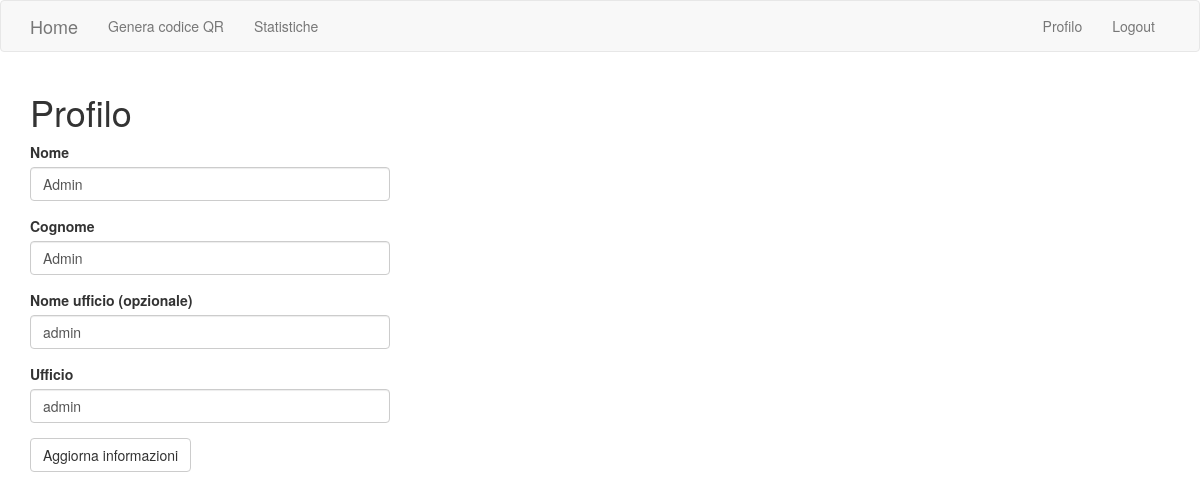
Screenshot of /user/2 (signed in) with the database file from the repository.
### app/models.py (models this page shows, shortened)
class User(UserMixin, db.Model):  # type: ignore
    id = db.Column(db.Integer, primary_key=True)
    nome = db.Column(db.String(32), index=True)
    cognome = db.Column(db.String(32), index=True)
    email = db.Column(db.String(64), index=True, unique=True)
    password = db.Column(db.String(128))
    nome_ufficio = db.Column(db.String(32), index=True)
    ufficio = db.Column(db.String(32), index=True)
    confirmed = db.Column(db.Boolean, default=False)
    superuser=db.Column(db.Boolean, default=False)

### app/user.py (the view, shortened to what this page needs)
@bp.route('/<id>', methods=('GET', 'POST'))
@login_required
def user(id):
    user = User.query.filter_by(id=id).first_or_404()
    class ModifyUserForm(FlaskForm):
        nome = StringField(current_app.config["LABELS"]["nome"],
                        default=user.nome,
                        validators=[DataRequired(message=current_app.config["LABELS"]["required"])])
        cognome = StringField(current_app.config["LABELS"]["cognome"],
                        default=user.cognome,
                        validators=[DataRequired(message=current_app.config["LABELS"]["required"])])
        nome_ufficio = StringField(current_app.config["LABELS"]["nome_ufficio_opz"],
                        default=user.nome_ufficio)
        ufficio = StringField(current_app.config["LABELS"]["ufficio"],
                        default=user.ufficio,
                        validators=[DataRequired(message=current_app.config["LABELS"]["required"])])
        submit = SubmitField(current_app.config["LABELS"]["modify"])
    form = ModifyUserForm()
    return render_template('user/user.html', form=form)

### app/user.py
    class ModifyUserForm(FlaskForm):
        nome = StringField(current_app.config["LABELS"]["nome"],
                        default=user.nome,
                        validators=[DataRequired(message=current_app.config["LABELS"]["required"])])
        cognome = StringField(current_app.config["LABELS"]["cognome"],
                        default=user.cognome,
                        validators=[DataRequired(message=current_app.config["LABELS"]["required"])])
        nome_ufficio = StringField(current_app.config["LABELS"]["nome_ufficio_opz"],
                        default=user.nome_ufficio)
        ufficio = StringField(current_app.config["LABELS"]["ufficio"],
                        default=user.ufficio,
                        validators=[DataRequired(message=current_app.config["LABELS"]["required"])])
        submit = SubmitField(current_app.config["LABELS"]["modify"])

### app/models.py (called while the page is built)
@login.user_loader
def load_user(id):
    try:
        user = User.query.get(int(id))
        if user.confirmed:
            return user
        else:
            return None
    except:
        return None

### app/templates/user/user.html
{% extends "base.html" %}
{% import 'bootstrap/wtf.html' as wtf %}
{% block app_content %}
    <h1>{{ config.LABELS.profilo }}</h1>
    <div class="row">
        <div class="col-md-4">
            {{ wtf.quick_form(form) }}
        </div>
    </div>
{% endblock %}

### rows the page displays
User: nome "Admin", cognome "Admin", nome_ufficio "admin", ufficio "admin"

### other values shown
{{ config.LABELS.genera }} "Genera codice QR"
{{ config.LABELS.statistics }} "Statistiche"
{{ config.LABELS.profilo }} "Profilo"
{{ config.LABELS.logout }} "Logout"
